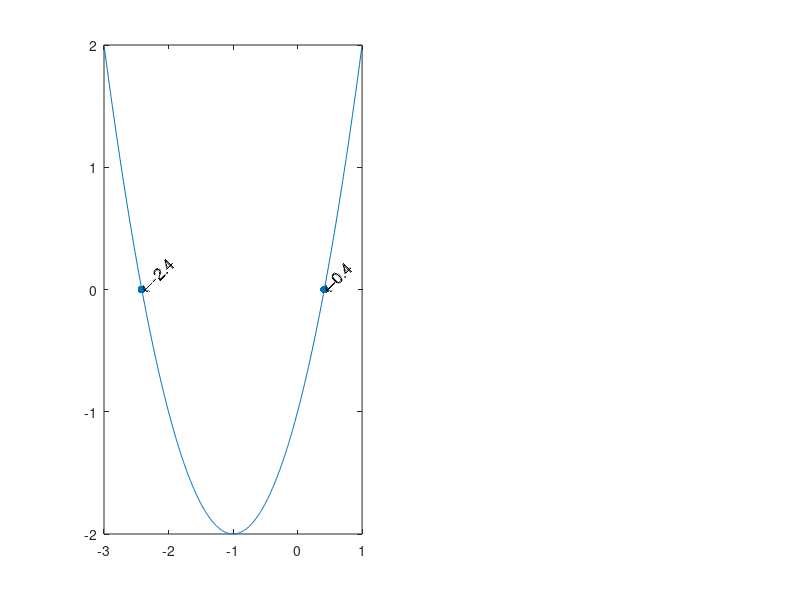

The MATLAB script that drew this image: (Note: this script raises an error after producing the figure.)
% PRODUCES THE ANIMATION OF
% Second order differential equation solution
% Generated plot used in ppt
a2 = 1;
a1 = 2;


s = -3:.01:1; 
frames = 720;
a0 = linspace(-1,5,frames);
for n = 1:frames
    
y = a2*s.^2+a1*s+a0(n);
r = roots([a2 a1 a0(n)]);
subplot (1,2,1)
plot(s,y)
hold on
if isreal(r)
    scatter(r,[0 0],'filled')
    txt=text(r(1),0,strcat('\leftarrow',num2str(r(1),'%1.1f')),'fontsize',12);
    set(txt,'Rotation',45)
    txt=text(r(2),0,strcat('\leftarrow',num2str(r(2),'%1.1f')),'fontsize',12);
    set(txt,'Rotation',45)
else
    scatter(real(r),imag(r),'filled')
    txt=text(real(r(1)),imag(r(1)),strcat('\leftarrow',num2str(r(1),'%1.1f')),'fontsize',12);
    set(txt,'Rotation',45)
    txt=text(real(r(2)),imag(r(2)),strcat('\leftarrow',num2str(r(2),'%1.1f')),'fontsize',12);
    set(txt,'Rotation',45)
end 

ax = gca;
ax.XAxisLocation = 'origin';
ax.YAxisLocation = 'origin';
axis([-3 1 -10 10])
grid on
xlabel ('s')
ylabel (strcat('1 s^2 + 2 s + ',num2str(a0(n),'%1.2f'),'=0'));
c1 = 1;
c2 = 1;
t = (0:.001:10)';
y1 = c1*exp(real(r(1))*t).*(cos(imag(r(1))*t)+sin(imag(r(1))*t));
y2 = c2*exp(real(r(2))*t).*(cos(imag(r(2))*t)+sin(imag(r(2))*t));
hold off
subplot (1,2,2)

plot(t,y1+y2)
xlabel ('Time')
ylabel ('y')
grid on
if y1+y2 <=2
axis([0 10 -.50 2])
end
set(gcf,'units','pixels','Position',[500 100 1920/2 1080]); 
M(n)=getframe(gcf);
end

% 
% HVid = VideoWriter('D:\Temp\Damping');
% HVid.Quality = 85;
% open(HVid);
% writeVideo(HVid,M);
% close(HVid)